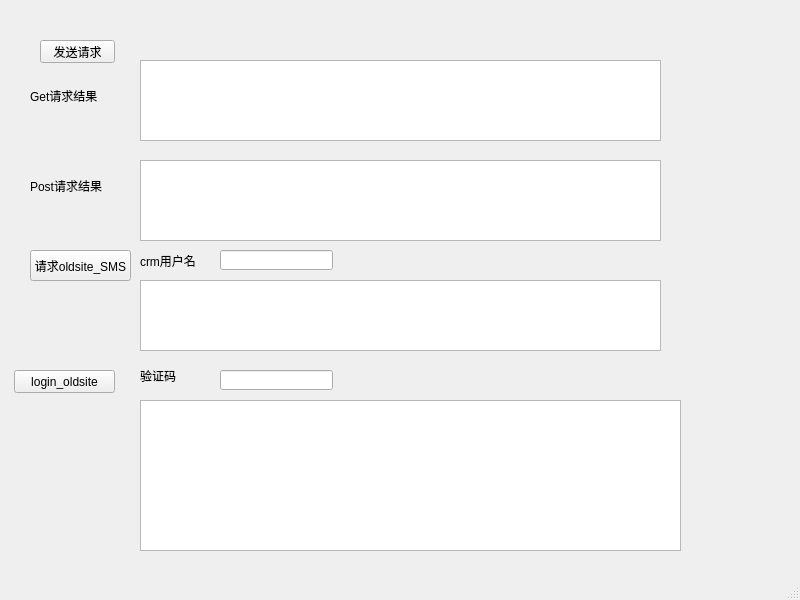
<?xml version="1.0" encoding="UTF-8"?>
<ui version="4.0">
 <class>MainWindow</class>
 <widget class="QMainWindow" name="MainWindow">
  <property name="geometry">
   <rect>
    <x>0</x>
    <y>0</y>
    <width>800</width>
    <height>600</height>
   </rect>
  </property>
  <property name="windowTitle">
   <string>MainWindow</string>
  </property>
  <widget class="QWidget" name="centralwidget">
   <widget class="QPushButton" name="send">
    <property name="geometry">
     <rect>
      <x>40</x>
      <y>40</y>
      <width>75</width>
      <height>23</height>
     </rect>
    </property>
    <property name="text">
     <string>发送请求</string>
    </property>
   </widget>
   <widget class="QLabel" name="label_2">
    <property name="geometry">
     <rect>
      <x>30</x>
      <y>70</y>
      <width>111</width>
      <height>51</height>
     </rect>
    </property>
    <property name="text">
     <string>Get请求结果</string>
    </property>
   </widget>
   <widget class="QLabel" name="label_3">
    <property name="geometry">
     <rect>
      <x>30</x>
      <y>160</y>
      <width>111</width>
      <height>51</height>
     </rect>
    </property>
    <property name="text">
     <string>Post请求结果</string>
    </property>
   </widget>
   <widget class="QTextEdit" name="getTextEdit">
    <property name="geometry">
     <rect>
      <x>140</x>
      <y>60</y>
      <width>521</width>
      <height>81</height>
     </rect>
    </property>
   </widget>
   <widget class="QTextEdit" name="postTextEdit">
    <property name="geometry">
     <rect>
      <x>140</x>
      <y>160</y>
      <width>521</width>
      <height>81</height>
     </rect>
    </property>
   </widget>
   <widget class="QPushButton" name="sendOldSite">
    <property name="geometry">
     <rect>
      <x>30</x>
      <y>250</y>
      <width>101</width>
      <height>31</height>
     </rect>
    </property>
    <property name="text">
     <string>请求oldsite_SMS</string>
    </property>
   </widget>
   <widget class="QTextEdit" name="oldSiteTextEdit">
    <property name="geometry">
     <rect>
      <x>140</x>
      <y>280</y>
      <width>521</width>
      <height>71</height>
     </rect>
    </property>
   </widget>
   <widget class="QLineEdit" name="lineEdit">
    <property name="geometry">
     <rect>
      <x>220</x>
      <y>250</y>
      <width>113</width>
      <height>20</height>
     </rect>
    </property>
   </widget>
   <widget class="QLabel" name="label">
    <property name="geometry">
     <rect>
      <x>140</x>
      <y>250</y>
      <width>71</width>
      <height>21</height>
     </rect>
    </property>
    <property name="text">
     <string>crm用户名</string>
    </property>
   </widget>
   <widget class="QPushButton" name="login">
    <property name="geometry">
     <rect>
      <x>14</x>
      <y>370</y>
      <width>101</width>
      <height>23</height>
     </rect>
    </property>
    <property name="text">
     <string>login_oldsite</string>
    </property>
   </widget>
   <widget class="QPlainTextEdit" name="loginText">
    <property name="geometry">
     <rect>
      <x>140</x>
      <y>400</y>
      <width>541</width>
      <height>151</height>
     </rect>
    </property>
   </widget>
   <widget class="QLineEdit" name="verify_code">
    <property name="geometry">
     <rect>
      <x>220</x>
      <y>370</y>
      <width>113</width>
      <height>20</height>
     </rect>
    </property>
   </widget>
   <widget class="QLabel" name="label_4">
    <property name="geometry">
     <rect>
      <x>140</x>
      <y>370</y>
      <width>54</width>
      <height>12</height>
     </rect>
    </property>
    <property name="text">
     <string>验证码</string>
    </property>
   </widget>
  </widget>
  <widget class="QMenuBar" name="menubar">
   <property name="geometry">
    <rect>
     <x>0</x>
     <y>0</y>
     <width>800</width>
     <height>23</height>
    </rect>
   </property>
  </widget>
  <widget class="QStatusBar" name="statusbar"/>
 </widget>
 <resources/>
 <connections/>
</ui>
